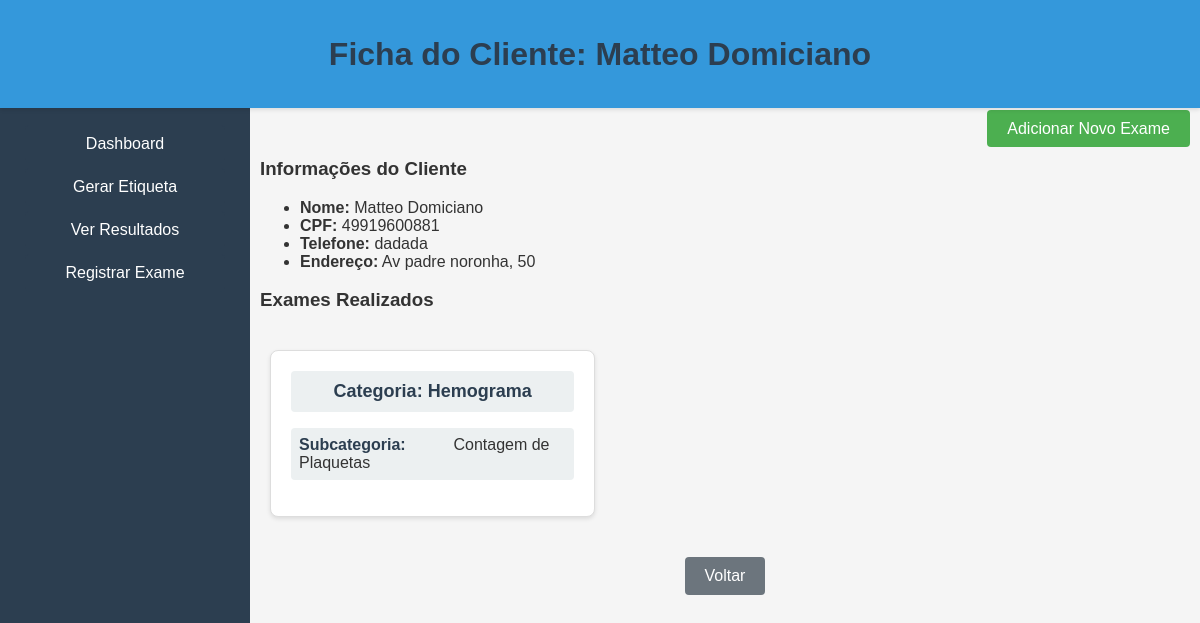
Before: /client_record/Matteo Domiciano  with the older database file.
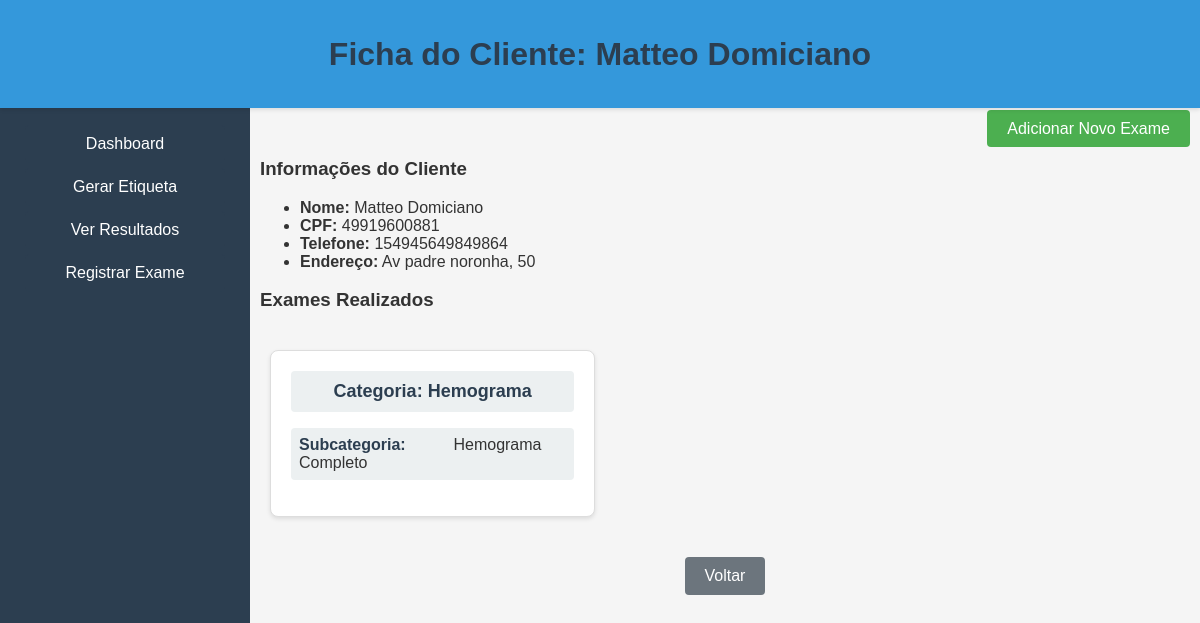
After: the same page with the newer database file.
### app/models.py (models this page shows, shortened)
class User(db.Model):
    id = db.Column(db.Integer, primary_key=True)
    patient_name = db.Column(db.String(100), nullable=False)
    cpf = db.Column(db.String(14), nullable=False)
    phone = db.Column(db.String(15), nullable=False)
    address = db.Column(db.String(200), nullable=False)
    category = db.Column(db.String(100), nullable=False)
    subcategory = db.Column(db.String(100), nullable=False)

### app/app.py (the view)
@app.route('/client_record/<string:patient_name>')
def client_record(patient_name):
    exams = User.query.filter_by(patient_name=patient_name).all()
    if not exams:
        flash(f'Nenhum exame encontrado para o paciente: {patient_name}', 'warning')
        return redirect(url_for('client_record_search'))
    client_info = {
        "cpf": exams[0].cpf,
        "phone": exams[0].phone,
        "address": exams[0].address
    }
    grouped_exams = defaultdict(lambda: {"exams": []})
    for exam in exams:
        grouped_exams[exam.category]["exams"].append({
            "id": exam.id,
            "subcategory": exam.subcategory,
        })
    return render_template(
        'client_record.html',
        patient_name=patient_name,
        cpf=client_info["cpf"],
        phone=client_info["phone"],
        address=client_info["address"],
        grouped_exams=grouped_exams
    )

### app/templates/client_record.html (shortened to what this page needs)
<!DOCTYPE html>
<html lang="pt-BR">
<head>
    <link rel="stylesheet" href="{{ url_for('static', filename='style/mainpage.css') }}">
</head>
<body>
    <div class="sidebar">
        <div class="sidebar-content">
            <div class="sidebar-box">
                <a href="{{ url_for('home') }}" class="btn-option">Dashboard</a>
                <a href="{{ url_for('generate_label') }}" class="btn-option">Gerar Etiqueta</a>
                <a href="{{ url_for('results') }}" class="btn-option">Ver Resultados</a>
                <a href="{{ url_for('exame') }}" class="btn-option">Registrar Exame</a>
            </div>
        </div>
    </div>
    <div class="fixed-header">
        <h1>Ficha do Cliente: {{ patient_name }}</h1>
    </div>
    <div class="add-exam-button">
        <a href="{{ url_for('client_record_search', patient_name=patient_name) }}" class="btn-add-exam">Adicionar Novo Exame</a>
    </div>
    <div class="client-info">
        <h3>Informações do Cliente</h3>
        <ul>
            <li><strong>Nome:</strong> {{ patient_name }}</li>
            <li><strong>CPF:</strong> {{ cpf }}</li>
            <li><strong>Telefone:</strong> {{ phone }}</li>
            <li><strong>Endereço:</strong> {{ address }}</li>
        </ul>
    </div>
    <div class="exam-info">
        <h3>Exames Realizados</h3>
        {% if grouped_exams %}
            <div class="results-container">
                {% for category, category_data in grouped_exams.items() %}
                    <div class="exam-card">
                        <div class="category">
                            <strong>Categoria:</strong> {{ category }}
                        </div>
                        {% for exam in category_data.exams %}
                            <div class="exam-details">
                                <ul>
                                    <li><strong>Subcategoria:</strong> {{ exam.subcategory }}</li>
                                </ul>
                            </div>
                        {% endfor %}
                    </div>
                {% endfor %}
            </div>
        {% else %}
            <p>Não há exames registrados para este paciente.</p>
        {% endif %}
        <button onclick="goBack()" class="btn-back">Voltar</button>
    </div>
</body>
</html>

Changed rows visible on the page:
changed User "Hemograma": phone "dadada" → "154945649849864"; subcategory "Contagem de Plaquetas" → "Hemograma Completo"
